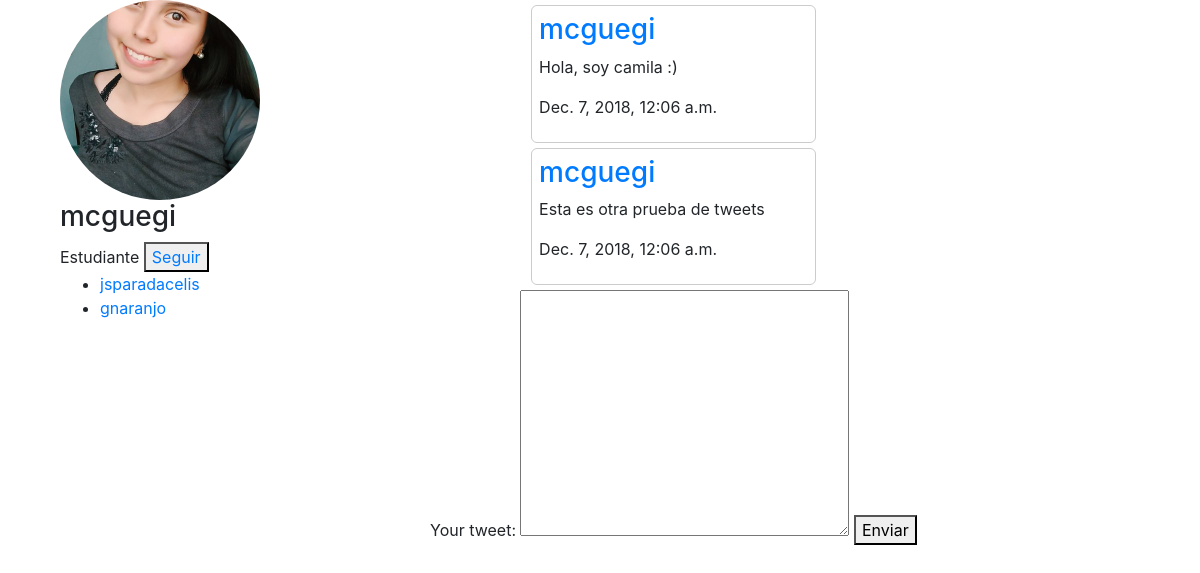
The page /profile/2 on the database its author committed.
### users/models.py (models this page shows)
class Perfil(models.Model):
    user = models.OneToOneField(User, on_delete=models.CASCADE)
    foto_perfil = models.ImageField(
        upload_to="media/perfil",
        default = 'media/None/no-img.jpg'
    )
    foto_encabezado = models.ImageField(
        upload_to="media/encabezado",
        null=True
    )
    bio = models.CharField(max_length=300)
    f_nacimiento = models.DateField(auto_now=False, auto_now_add=False)
    f_creacion = models.DateTimeField(auto_now=True, auto_now_add=False)

class Follow(models.Model):
    perfil = models.ForeignKey(Perfil, related_name = "perfil", on_delete=models.CASCADE)
    seguidor = models.ForeignKey(Perfil, related_name="seguidor", on_delete=models.CASCADE)

### feed/models.py (models this page shows, shortened)
class Tweet(models.Model):
    perfil = models.ForeignKey("users.Perfil", on_delete=models.CASCADE)
    texto = models.CharField(max_length=140)
    f_escrito = models.DateTimeField(auto_now=True)

### users/views.py (the view)
# urls.py: path("profile/<int:id>", view_profile, name="profile"),
def view_profile(request, id):
    profile = Perfil.objects.get(id=id)
    list_tweets = Tweet.objects.filter(perfil_id=id)
    list_followers = Follow.objects.filter(perfil = profile)
    return render(
        request,
        'users/profile.html',
        {
            "profile": profile,
            "list_tweets": list_tweets,
            "list_followers": list_followers
        }
    )

### templates/users/profile.html
{% extends 'base.html' %}
{% block content %}
<div class="row">
    <div class="container">
        <div class="col-md-4 profile-info" style="float:left">
            <img src="{{profile.foto_perfil.url}}" alt="">
            <h3>{{profile.user.username}}</h3>
            <span>
                {{profile.bio}}
            </span>
            <button><a href="{% url 'follow_profile' profile.id %}">Seguir</a></button>
            <ul>
                {% for follower in list_followers %}
                <li><a href="{% url 'profile' follower.seguidor.id %}">
                        {{follower.seguidor.user.username}}
                    </a></li>
                {% endfor %}
            </ul>
        </div>
        <div style="float:left">
            {% include 'posts/feed.html' %}
        </div>
    </div>
</div>
{% endblock content %}

### templates/posts/feed.html (shortened to what this page needs)
{% extends "base.html" %}
{% block content %}
<div class="row">
    <div class="container">
        <div class="col-lg-8 offset-2">
            {% for tweet in list_tweets %}
            <div class="tweet-container">
                <a href="{% url 'profile' tweet.perfil.id %}">
                    <h3>{{tweet.perfil.user.username}}</h3>
                </a>
                <p>{{tweet.texto}}</p>
                <p>{{tweet.f_escrito}}</p>
            </div>
            {% endfor %}
        </div>
        <form action="{% url 'send_tweet' %}" method="POST">
            <label for="content">Your tweet: </label>
            <textarea name="content" id="" cols="30" rows="10"></textarea>
            <button type="submit">Enviar</button>
        </form>
    </div>
</div>
{% endblock content %}

### static/css/styles.css (style rules this page uses)
.tweet-container { border: 1px #ccc solid; border-radius: 6px; padding: 7px; margin: 5px; }
.row { margin-right: 0px !important; margin-left: 0px !important; }
.profile-info img { width: 200px; height: 200px; border-radius: 50%; }

### rows shown on the page
Perfil: foto_perfil (picture), user.username "mcguegi", bio "Estudiante"
Follow: seguidor.user.username "jsparadacelis"
Follow: seguidor.user.username "gnaranjo"
Tweet: perfil.user.username "mcguegi", texto "Hola, soy camila :)", f_escrito "Dec. 7, 2018, 12:06 a.m."
Tweet: perfil.user.username "mcguegi", texto "Esta es otra prueba de tweets", f_escrito "Dec. 7, 2018, 12:06 a.m."
